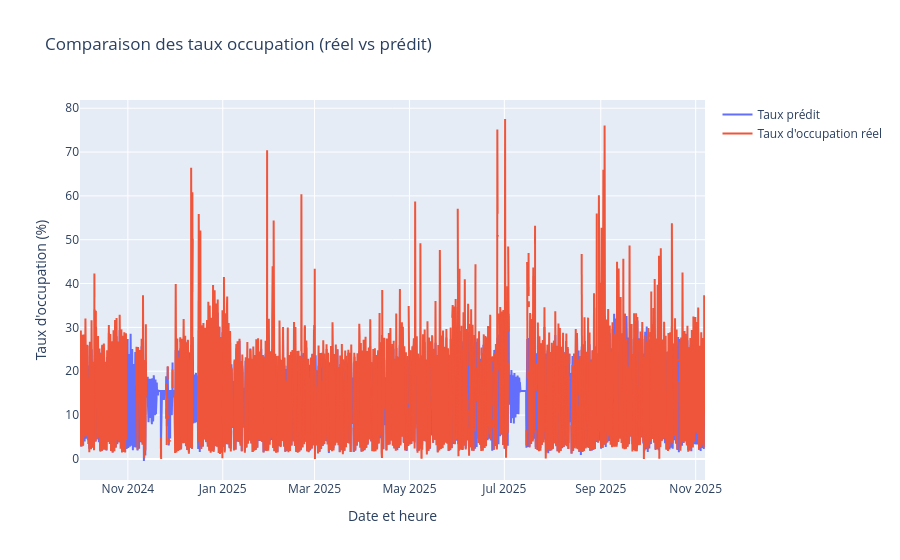

The notebook cell this image was saved under:
### Code cell
fig = go.Figure()
fig.add_trace(go.Scatter(
    x=df_final['Date et heure de comptage'],
    y=predictions_all_occ,
    mode='lines',
    name='Taux prédit'
))
fig.add_trace(go.Scatter(
    x=df_final['Date et heure de comptage'],
    y=df_final[target_occ],
    mode='lines',
    name="Taux d'occupation réel"
))

fig.update_layout(
    title="Comparaison des taux occupation (réel vs prédit)",
    xaxis_title="Date et heure",
    yaxis_title="Taux d'occupation (%)",
    hovermode='x unified'
)

fig.show()

### Figure 1 — Plotly figure (JSON) as saved in the notebook; plotly's stock layout.template omitted (floating-point values rounded to 4 significant figures; data arrays with more than 128 entries replaced by an {"elided": "..."} marker saying what was removed)
{"data": [{"mode": "lines", "name": "Taux prédit", "type": "scatter", "x": {"elided": "9644 str values"}, "y": {"elided": "9644 float values"}}, {"mode": "lines", "name": "Taux d'occupation réel", "type": "scatter", "x": {"elided": "9644 str values"}, "y": {"elided": "9644 float values"}}], "layout": {"hovermode": "x unified", "title": {"text": "Comparaison des taux occupation (réel vs prédit)"}, "xaxis": {"title": {"text": "Date et heure"}}, "yaxis": {"title": {"text": "Taux d'occupation (%)"}}}}
